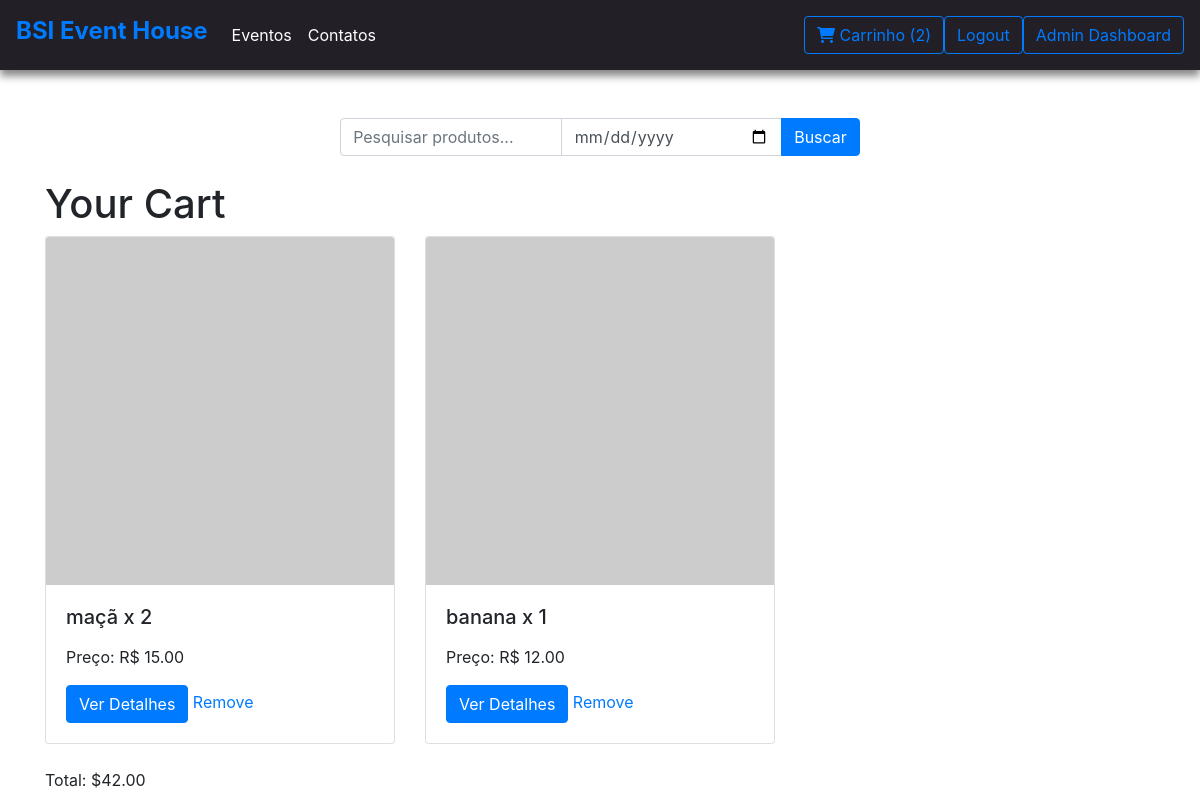
Screenshot of /carrinho/ (signed in) with the database file from the repository.
### produtos/models.py (models this page shows, shortened)
class CartItem(models.Model):
    produto = models.ForeignKey(Produto, on_delete=models.CASCADE)
    quantidade = models.PositiveIntegerField(default=0)
    def get_total_price(self):
        return self.quantidade * self.produto.preco

class Produto(models.Model):
    nome = models.CharField(max_length=100)
    descricao = models.TextField()
    preco = models.DecimalField(max_digits=10, decimal_places=2)
    imagem = models.ImageField(upload_to='media/', null=True)
    data = models.DateField()
    localizacao = models.CharField(max_length=255)
    TIPO_CHOICES = [
        ('show', 'Show'),
        ('formatura', 'Formatura'),
        ('casamento', 'Casamento'),
        ('aniversário', 'Aniversário'),
        ('outros', 'Outros'),
    ]
    tipo = models.CharField(max_length=20, choices=TIPO_CHOICES)

### produtos/views.py (the view)
# urls.py: path('carrinho/', views.cart, name='cart'),
def cart(request):
    cart_items = CartItem.objects.all()
    total = sum(item.get_total_price() for item in cart_items)
    return render(request, 'carrinho.html', {'cart_items': cart_items, 'total': total})

### templates/carrinho.html (shortened to what this page needs)
{% extends 'base.html' %}
{% block content %}
<h1>Your Cart</h1>
{% if cart_items %}
<div class="row">
        {% for item in cart_items %}
            <div class="col-md-4">
                <div class="card mb-4">
                    {% if produto.imagem %}
                        <img src="{{ produto.imagem.url }}" alt="{{ produto.nome }}" class="card-img-top">
                    {% else %}
                        <img src="https://via.placeholder.com/150" class="card-img-top" alt="Produto 2">
                    {% endif %}
                    <div class="card-body">
                        <h5 class="card-title">{{ item.produto.nome }} x {{ item.quantidade }}</h5>
                        <p>Preço: R$ {{ item.produto.preco }}</p>
                        <a href="#" class="btn btn-primary">Ver Detalhes</a>
                        <a href="{% url 'remove_from_cart' item.id %}">Remove</a>
                    </div>
                </div>
            </div>
        {% endfor %}
</div>
    <p>Total: ${{ total }}</p>
{% else %}
    <p>Your cart is empty.</p>
{% endif %}
{% endblock %}

### rows the page displays
CartItem: produto.nome "maçã", quantidade "2", produto.preco "15.00"
CartItem: produto.nome "banana", quantidade "1", produto.preco "12.00"

### other values shown
{{ cart_items|length }} "2"
{{ total }} "42.00"
